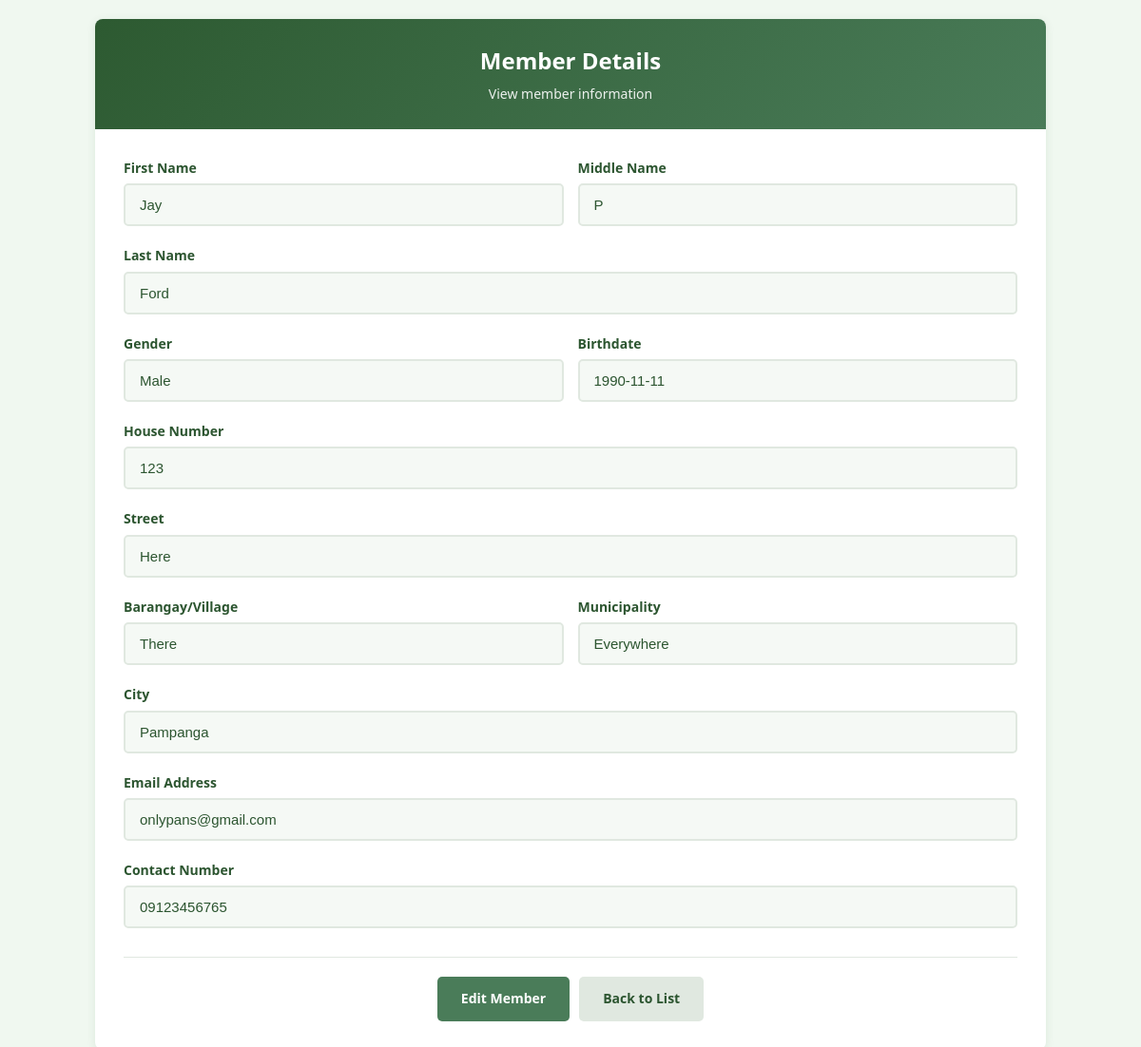
The app's page /view_member.php?id=1 with its own data.
### tables this page shows
CREATE TABLE `member` (
  `MemberID` int(11) NOT NULL AUTO_INCREMENT,
  `Firstname` varchar(255) NOT NULL,
  `Middlename` varchar(255) NOT NULL,
  `Lastname` varchar(255) NOT NULL,
  `Gender` varchar(10) NOT NULL,
  `Birthdate` date NOT NULL,
  `House_No` int(10) NOT NULL,
  `Street` varchar(255) NOT NULL,
  `Barangay_or_Village` varchar(255) NOT NULL,
  `Municipality` varchar(255) NOT NULL,
  `City` varchar(255) NOT NULL,
  `Email` varchar(255) NOT NULL,
  `Password` varchar(255) NOT NULL,
  `Contact_No` varchar(20) NOT NULL,
  PRIMARY KEY (`MemberID`)
);

### view_member.php (the view, shortened to what this page needs)
<?php
require_once 'connect_db.php';
$member_id = $_GET['id'];
$sql = "SELECT * FROM member WHERE MemberID = ?";
$stmt = $con->prepare($sql);
$stmt->bind_param("i", $member_id);
$stmt->execute();
$result = $stmt->get_result();
$member = $result->fetch_assoc();
?>
<!DOCTYPE html>
<html lang="en">
<head>
</head>
<body>
    <div class="container">
        <div class="header">
            <h1>Member Details</h1>
            <p>View member information</p>
        </div>
        <div class="form-container">
            <div class="row">
                <div class="col">
                    <div class="form-group">
                        <label class="form-label">First Name</label>
                        <input type="text" class="form-control" value="<?php echo htmlspecialchars($member['Firstname']); ?>" readonly>
                    </div>
                </div>
                <div class="col">
                    <div class="form-group">
                        <label class="form-label">Middle Name</label>
                        <input type="text" class="form-control" value="<?php echo htmlspecialchars($member['Middlename'] ?? ''); ?>" readonly>
                    </div>
                </div>
            </div>
            <div class="form-group">
                <label class="form-label">Last Name</label>
                <input type="text" class="form-control" value="<?php echo htmlspecialchars($member['Lastname']); ?>" readonly>
            </div>
            <div class="row">
                <div class="col">
                    <div class="form-group">
                        <label class="form-label">Gender</label>
                        <input type="text" class="form-control" value="<?php echo htmlspecialchars($member['Gender']); ?>" readonly>
                    </div>
                </div>
                <div class="col">
                    <div class="form-group">
                        <label class="form-label">Birthdate</label>
                        <input type="text" class="form-control" value="<?php echo htmlspecialchars($member['Birthdate']); ?>" readonly>
                    </div>
                </div>
            </div>
            <div class="form-group">
                <label class="form-label">House Number</label>
                <input type="text" class="form-control" value="<?php echo htmlspecialchars($member['House_No'] ?? ''); ?>" readonly>
            </div>
            <div class="form-group">
                <label class="form-label">Street</label>
                <input type="text" class="form-control" value="<?php echo htmlspecialchars($member['Street'] ?? ''); ?>" readonly>
            </div>
            <div class="row">
                <div class="col">
                    <div class="form-group">
                        <label class="form-label">Barangay/Village</label>
                        <input type="text" class="form-control" value="<?php echo htmlspecialchars($member['Barangay_or_Village'] ?? ''); ?>" readonly>
                    </div>
                </div>
                <div class="col">
                    <div class="form-group">
                        <label class="form-label">Municipality</label>
                        <input type="text" class="form-control" value="<?php echo htmlspecialchars($member['Municipality'] ?? ''); ?>" readonly>
                    </div>
                </div>
            </div>
            <div class="form-group">
                <label class="form-label">City</label>
                <input type="text" class="form-control" value="<?php echo htmlspecialchars($member['City'] ?? ''); ?>" readonly>
            </div>
            <div class="form-group">
                <label class="form-label">Email Address</label>
                <input type="email" class="form-control" value="<?php echo htmlspecialchars($member['Email']); ?>" readonly>
            </div>
            <div class="form-group">
                <label class="form-label">Contact Number</label>
                <input type="text" class="form-control" value="<?php echo htmlspecialchars($member['Contact_No']); ?>" readonly>
            </div>
            <div class="btn-group">
                <a href="update_member.php?id=<?php echo $member['MemberID']; ?>" class="btn btn-primary">Edit Member</a>
                <a href="Members.php" class="btn btn-secondary">Back to List</a>
            </div>
        </div>
    </div>
</body>
</html>

### view_member.php (style rules this page uses)
* { margin: 0; padding: 0; box-sizing: border-box; }
body { font-family: 'Segoe UI', Tahoma, Geneva, Verdana, sans-serif; background-color: #f0f8f0; color: #2c5530; line-height: 1.6; padding: 20px; }
.container { max-width: 1000px; margin: 0 auto; background: white; border-radius: 8px; box-shadow: 0 2px 10px rgba(44, 85, 48, 0.1); overflow: hidden; }
.header { background: linear-gradient(135deg, #2d5a31, #4a7c59); color: white; padding: 25px 30px; text-align: center; }
.header h1 { font-size: 24px; font-weight: 600; margin-bottom: 5px; }
.header p { opacity: 0.9; font-size: 14px; }
.form-container { padding: 30px; }
.form-group { margin-bottom: 20px; }
.form-label { display: block; font-weight: 600; color: #2c5530; margin-bottom: 5px; font-size: 14px; }
.form-control { width: 100%; padding: 12px 15px; border: 2px solid #e0e8e0; border-radius: 5px; font-size: 15px; background-color: #f9fdf9; color: #2c5530; transition: border-color 0.3s ease; }
.form-control[readonly] { background-color: #f5f9f5; cursor: default; }
.row { display: flex; gap: 15px; }
.col { flex: 1; }
.btn-group { display: flex; gap: 10px; justify-content: center; margin-top: 30px; padding-top: 20px; border-top: 1px solid #e0e8e0; }
.btn { padding: 12px 25px; border: none; border-radius: 5px; font-size: 14px; font-weight: 600; cursor: pointer; text-decoration: none; display: inline-block; transition: all 0.3s ease; text-align: center; }
.btn-primary { background-color: #4a7c59; color: white; }
.btn-secondary { background-color: #e0e8e0; color: #2c5530; }

### records on screen
member: Firstname "Jay", Middlename "P", Lastname "Ford", Gender "Male", Birthdate "1990-11-11", House_No "123", Street "Here", Barangay_or_Village "There", Municipality "Everywhere", City "Pampanga", Email "onlypans@gmail.com", Contact_No "09123456765"
